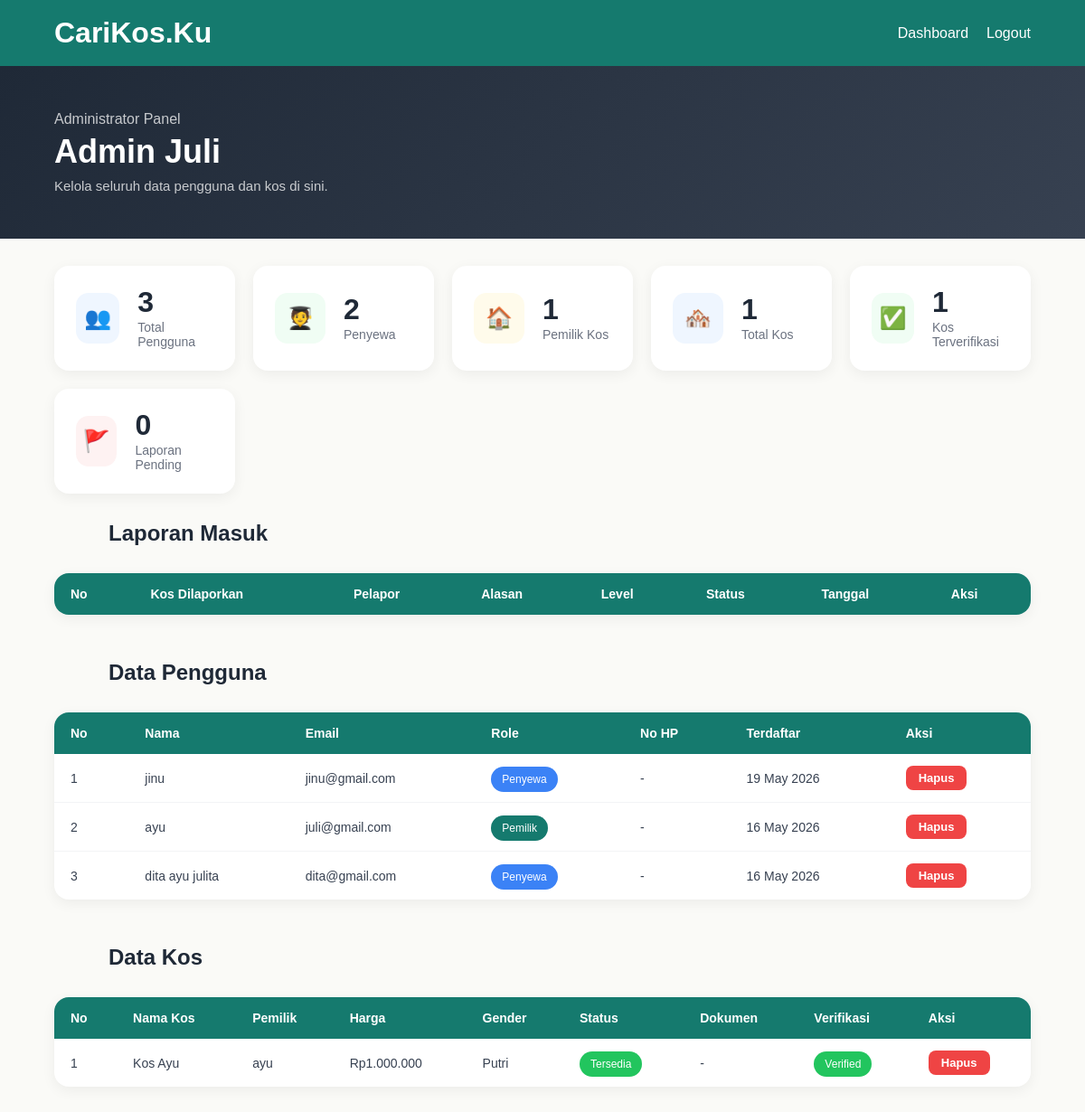
Page /index_admin.php (signed in) on the earlier database version.
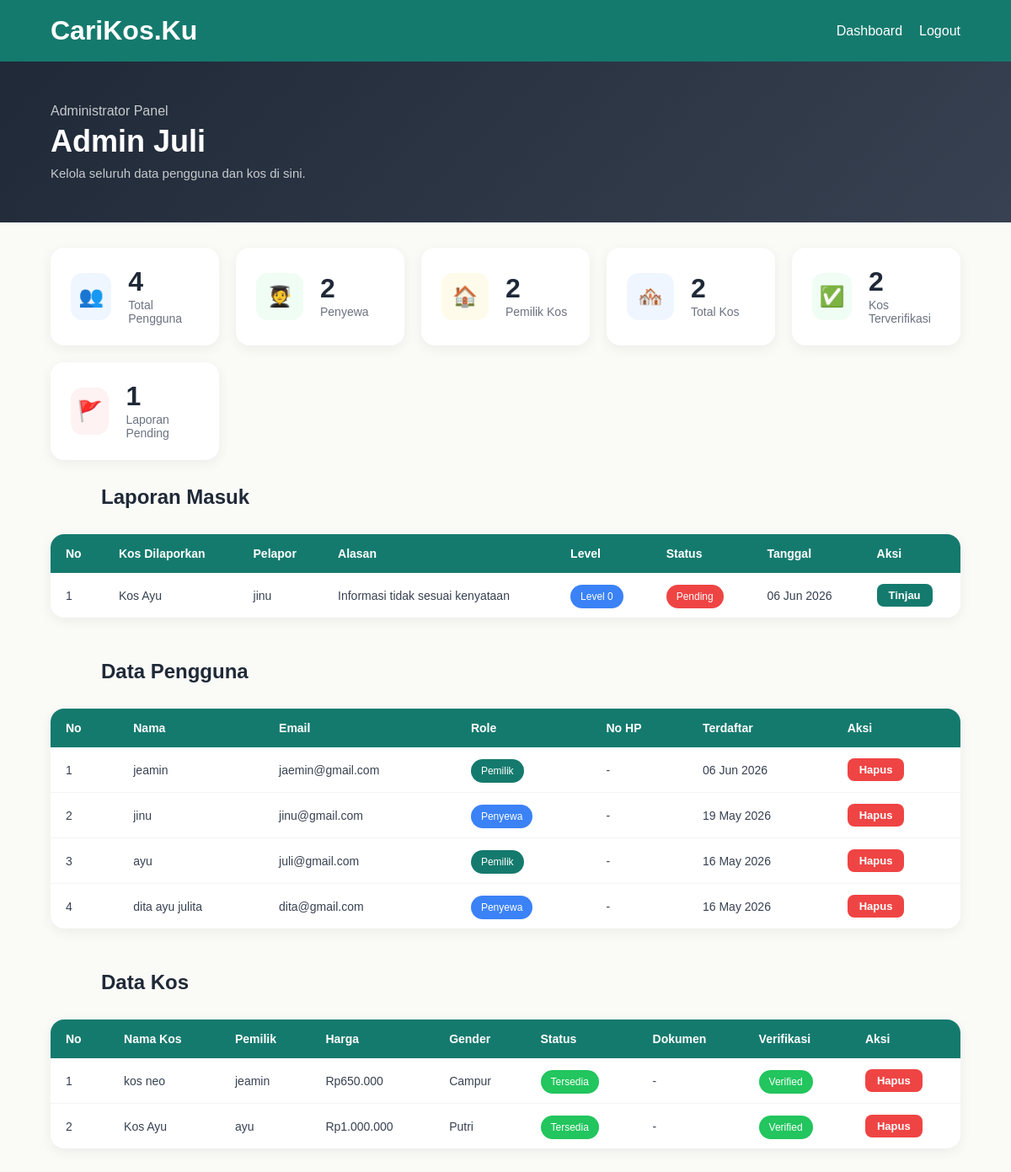
Same page on the later database version.
### tables this page shows
CREATE TABLE `users` (
  `id` int(11) NOT NULL,
  `nama` varchar(100) NOT NULL,
  `email` varchar(100) NOT NULL,
  `password` varchar(255) NOT NULL,
  `role` enum('penyewa','pemilik','admin') NOT NULL,
  `no_hp` varchar(20) DEFAULT NULL,
  `created_at` timestamp NOT NULL DEFAULT current_timestamp()
);

CREATE TABLE `kos` (
  `id` int(11) NOT NULL,
  `user_id` int(11) NOT NULL,
  `nama_kos` varchar(100) NOT NULL,
  `alamat` text NOT NULL,
  `kampus_terdekat` varchar(100) DEFAULT NULL,
  `harga` int(11) NOT NULL,
  `gender` enum('putra','putri','campur') NOT NULL,
  `status` enum('tersedia','hampir_penuh','penuh') DEFAULT 'tersedia',
  `fasilitas` text DEFAULT NULL,
  `jam_malam` varchar(10) DEFAULT NULL,
  `rating` float DEFAULT 0,
  `terverifikasi` tinyint(1) DEFAULT 0,
  `Foto_KTP` varchar(255) DEFAULT NULL,
  `Dokumen_kepemilikan` varchar(255) DEFAULT NULL,
  `created_at` timestamp NOT NULL DEFAULT current_timestamp(),
  `lat` decimal(10,8) DEFAULT NULL,
  `lng` decimal(11,8) DEFAULT NULL
);

CREATE TABLE `reports` (
  `id` int(11) NOT NULL,
  `reporter_id` int(11) NOT NULL,
  `kos_id` int(11) NOT NULL,
  `alasan` varchar(255) NOT NULL,
  `keterangan` text DEFAULT NULL,
  `status` enum('pending','ditinjau','selesai') DEFAULT 'pending',
  `created_at` datetime DEFAULT current_timestamp(),
  `level_peringatan` int(11) DEFAULT 0,
  `tanggapan_admin` text DEFAULT NULL,
  `pembelaan_pemilik` text DEFAULT NULL,
  `foto_pembelaan` varchar(255) DEFAULT NULL
);

### index_admin.php (the view, shortened to what this page needs)
<?php
require "koneksi.php";
$nama             = $_SESSION['nama'];
$total_user       = mysqli_fetch_row(mysqli_query($conn, "SELECT COUNT(*) FROM users WHERE role != 'admin'"))[0];
$total_penyewa    = mysqli_fetch_row(mysqli_query($conn, "SELECT COUNT(*) FROM users WHERE role='penyewa'"))[0];
$total_pemilik    = mysqli_fetch_row(mysqli_query($conn, "SELECT COUNT(*) FROM users WHERE role='pemilik'"))[0];
$total_kos        = mysqli_fetch_row(mysqli_query($conn, "SELECT COUNT(*) FROM kos"))[0];
$total_verified   = mysqli_fetch_row(mysqli_query($conn, "SELECT COUNT(*) FROM kos WHERE terverifikasi=1"))[0];
$total_laporan    = mysqli_fetch_row(mysqli_query($conn, "SELECT COUNT(*) FROM reports WHERE status='pending'"))[0];
$query_users   = mysqli_query($conn, "SELECT * FROM users WHERE role != 'admin' ORDER BY created_at DESC");
$query_kos     = mysqli_query($conn, "SELECT k.*, u.nama AS nama_pemilik FROM kos k JOIN users u ON k.user_id=u.id ORDER BY k.created_at DESC");
$query_laporan = mysqli_query($conn, "SELECT r.*, u.nama AS nama_pelapor, k.nama_kos, k.user_id AS pemilik_id FROM reports r JOIN users u ON r.reporter_id=u.id JOIN kos k ON r.kos_id=k.id ORDER BY r.created_at DESC");
?>
<!DOCTYPE html>
<html lang="id">
<head>
    <link rel="stylesheet" href="style.css">
</head>
<body>
<div class="navbar">
    <h1>CariKos.Ku</h1>
    <div class="menu">
        <a href="index_admin.php">Dashboard</a>
        <a href="logout.php">Logout</a>
    </div>
</div>
<div class="dashboard-hero admin-hero">
    <div class="dashboard-welcome">
        <p class="welcome-label">Administrator Panel</p>
        <h2><?= htmlspecialchars($nama) ?></h2>
        <p class="welcome-sub">Kelola seluruh data pengguna dan kos di sini.</p>
    </div>
</div>
<div class="stats-container">
    <div class="stat-card">
        <div class="stat-icon stat-icon-blue">👥</div>
        <div class="stat-info"><div class="stat-number"><?= $total_user ?></div><div class="stat-label">Total Pengguna</div></div>
    </div>
    <div class="stat-card">
        <div class="stat-icon stat-icon-green">🧑‍🎓</div>
        <div class="stat-info"><div class="stat-number"><?= $total_penyewa ?></div><div class="stat-label">Penyewa</div></div>
    </div>
    <div class="stat-card">
        <div class="stat-icon stat-icon-yellow">🏠</div>
        <div class="stat-info"><div class="stat-number"><?= $total_pemilik ?></div><div class="stat-label">Pemilik Kos</div></div>
    </div>
    <div class="stat-card">
        <div class="stat-icon stat-icon-blue">🏘️</div>
        <div class="stat-info"><div class="stat-number"><?= $total_kos ?></div><div class="stat-label">Total Kos</div></div>
    </div>
    <div class="stat-card">
        <div class="stat-icon stat-icon-green">✅</div>
        <div class="stat-info"><div class="stat-number"><?= $total_verified ?></div><div class="stat-label">Kos Terverifikasi</div></div>
    </div>
    <div class="stat-card">
        <div class="stat-icon stat-icon-red">🚩</div>
        <div class="stat-info"><div class="stat-number"><?= $total_laporan ?></div><div class="stat-label">Laporan Pending</div></div>
    </div>
</div>
<div class="admin-section">
    <h2 class="section-title">Laporan Masuk</h2>
    <div class="table-wrapper">
        <table class="admin-table">
            <thead>
                <tr>
                    <th>No</th>
                    <th>Kos Dilaporkan</th>
                    <th>Pelapor</th>
                    <th>Alasan</th>
                    <th>Level</th>
                    <th>Status</th>
                    <th>Tanggal</th>
                    <th>Aksi</th>
                </tr>
            </thead>
            <tbody>
                <?php $no = 1; while($lap = mysqli_fetch_assoc($query_laporan)): ?>
                <tr>
                    <td><?= $no++ ?></td>
                    <td><?= htmlspecialchars($lap['nama_kos']) ?></td>
                    <td><?= htmlspecialchars($lap['nama_pelapor']) ?></td>
                    <td><?= htmlspecialchars($lap['alasan']) ?></td>
                    <td>
                        <span class="badge <?= $lap['level_peringatan'] == 0 ? 'new' : ($lap['level_peringatan'] == 1 ? 'cheap' : ($lap['level_peringatan'] == 2 ? 'popular' : 'full')) ?>">
                            Level <?= $lap['level_peringatan'] ?>
                        </span>
                    </td>
                    <td>
                        <span class="badge <?= $lap['status'] == 'pending' ? 'full' : ($lap['status'] == 'ditinjau' ? 'cheap' : 'verified') ?>">
                            <?= ucfirst($lap['status']) ?>
                        </span>
                    </td>
                    <td><?= date('d M Y', strtotime($lap['created_at'])) ?></td>
                    <td>
                        <a href="laporan_admin.php?id=<?= $lap['id'] ?>">
                            <button class="table-btn table-btn-green">Tinjau</button>
                        </a>
                    </td>
                </tr>
                <?php endwhile; ?>
            </tbody>
        </table>
    </div>
</div>
<div class="admin-section">
    <h2 class="section-title">Data Pengguna</h2>
    <div class="table-wrapper">
        <table class="admin-table">
            <thead>
                <tr><th>No</th><th>Nama</th><th>Email</th><th>Role</th><th>No HP</th><th>Terdaftar</th><th>Aksi</th></tr>
            </thead>
            <tbody>
                <?php $no = 1; while($user = mysqli_fetch_assoc($query_users)): ?>
                <tr>
                    <td><?= $no++ ?></td>
                    <td><?= htmlspecialchars($user['nama']) ?></td>
                    <td><?= htmlspecialchars($user['email']) ?></td>
                    <td><span class="badge <?= $user['role'] == 'penyewa' ? 'new' : 'popular' ?>"><?= ucfirst($user['role']) ?></span></td>
                    <td><?= $user['no_hp'] ?? '-' ?></td>
                    <td><?= date('d M Y', strtotime($user['created_at'])) ?></td>
                    <td>
                        <a href="hapus_user.php?id=<?= $user['id'] ?>" onclick="return confirm('Yakin hapus user ini?')">
                            <button class="table-btn table-btn-red">Hapus</button>
                        </a>
                    </td>
                </tr>
                <?php endwhile; ?>
            </tbody>
        </table>
    </div>
</div>
<div class="admin-section">
    <h2 class="section-title">Data Kos</h2>
    <div class="table-wrapper">
        <table class="admin-table">
            <thead>
                <tr><th>No</th><th>Nama Kos</th><th>Pemilik</th><th>Harga</th><th>Gender</th><th>Status</th><th>Dokumen</th><th>Verifikasi</th><th>Aksi</th></tr>
            </thead>
            <tbody>
                <?php $no = 1; while($kos = mysqli_fetch_assoc($query_kos)): ?>
                <tr>
                    <td><?= $no++ ?></td>
                    <td><?= htmlspecialchars($kos['nama_kos']) ?></td>
                    <td><?= htmlspecialchars($kos['nama_pemilik']) ?></td>
                    <td>Rp<?= number_format($kos['harga'], 0, ',', '.') ?></td>
                    <td><?= ucfirst($kos['gender']) ?></td>
                    <td>
                        <span class="badge <?= $kos['status'] == 'tersedia' ? 'verified' : ($kos['status'] == 'hampir_penuh' ? 'cheap' : 'full') ?>">
                            <?= ucfirst(str_replace('_', ' ', $kos['status'])) ?>
                        </span>
                    </td>
                    <td>
                        <?php if (!empty($kos['dokumen_kepemilikan'])): ?>
                            <a href="uploads/<?= $kos['dokumen_kepemilikan'] ?>" target="_blank">
                                <button class="table-btn">Lihat Dokumen</button>
                            </a>
                        <?php else: ?>
                            -
                        <?php endif; ?>
                    </td>
                    <td>
                        <?php if($kos['terverifikasi'] == 1): ?>
                            <span class="badge verified">Verified</span>
                        <?php else: ?>
                            <a href="verifikasi_kos.php?id=<?= $kos['id'] ?>">
                                <button class="table-btn table-btn-green">Verifikasi</button>
                            </a>
                        <?php endif; ?>
                    </td>
                    <td>
                        <a href="hapus_kos.php?id=<?= $kos['id'] ?>" onclick="return confirm('Yakin hapus kos ini?')">
                            <button class="table-btn table-btn-red">Hapus</button>
                        </a>
                    </td>
                </tr>
                <?php endwhile; ?>
            </tbody>
        </table>
    </div>
</div>
</body>
</html>

### style.css (style rules this page uses)
* { margin: 0; padding: 0; box-sizing: border-box; font-family: 'Poppins', sans-serif; }
body { background: #FAFAF7; }
.navbar { background: #157A6E; padding: 18px 60px; display: flex; justify-content: space-between; align-items: center; position: sticky; top: 0; z-index: 999; }
.navbar h1 { color: white; font-size: 32px; }
.menu { display: flex; gap: 20px; }
.menu a { color: white; text-decoration: none; font-weight: 500; }
.section-title { margin: 0 60px 30px; color: #1F2937; }
.badge { padding: 7px 12px; border-radius: 999px; color: white; font-size: 12px; font-weight: 500; }
.popular { background: #157A6E; }
.verified { background: #22C55E; }
.new { background: #3B82F6; }
.full { background: #EF4444; }
.dashboard-hero { background: linear-gradient(135deg, #157A6E, #1DA896); padding: 50px 60px; display: flex; justify-content: space-between; align-items: center; }
.dashboard-hero.admin-hero { background: linear-gradient(135deg, #1F2937, #374151); }
.dashboard-welcome .welcome-label { color: rgba(255,255,255,0.75); font-size: 16px; margin-bottom: 6px; }
.dashboard-welcome h2 { color: white; font-size: 36px; font-weight: 700; margin-bottom: 8px; }
.dashboard-welcome .welcome-sub { color: rgba(255,255,255,0.75); font-size: 15px; }
.stats-container { display: grid; grid-template-columns: repeat(auto-fit, minmax(200px, 1fr)); gap: 20px; padding: 30px 60px; }
.stat-card { background: white; border-radius: 16px; padding: 24px; display: flex; align-items: center; gap: 20px; box-shadow: 0 4px 15px rgba(0,0,0,0.06); }
.stat-icon { width: 56px; height: 56px; border-radius: 14px; display: flex; justify-content: center; align-items: center; font-size: 24px; }
.stat-icon-blue { background: #EFF6FF; }
.stat-icon-green { background: #F0FDF4; }
.stat-icon-red { background: #FEF2F2; }
.stat-icon-yellow { background: #FFFBEB; }
.stat-number { font-size: 32px; font-weight: 700; color: #1F2937; line-height: 1; margin-bottom: 4px; }
.stat-label { color: #6B7280; font-size: 14px; }
.admin-section { padding: 0 60px 50px; }
.table-wrapper { background: white; border-radius: 16px; overflow-x: auto; box-shadow: 0 4px 15px rgba(0,0,0,0.06); }
.admin-table { width: 100%; border-collapse: collapse; font-size: 14px; }
.admin-table thead { background: #157A6E; color: white; }
.admin-table thead th { padding: 15px 18px; text-align: left; font-weight: 600; white-space: nowrap; }
.admin-table tbody tr { border-bottom: 1px solid #F3F4F6; transition: background 0.2s; }
.admin-table tbody td { padding: 13px 18px; color: #374151; vertical-align: middle; }
.admin-table tbody tr:last-child { border-bottom: none; }
.table-btn { padding: 6px 14px; font-size: 13px; border: none; border-radius: 8px; cursor: pointer; font-weight: 600; font-family: 'Poppins', sans-serif; }
.table-btn-red { background: #EF4444; color: white; }
.table-btn-green { background: #157A6E; color: white; }

Differences in the rows shown:
added reports: kos.nama_kos "Kos Ayu", reporter.nama "jinu", alasan "Informasi tidak sesuai kenyataan", level_peringatan "0", status "Pending", created_at "06 Jun 2026"
added users: nama "jeamin", email "jaemin@gmail.com", role "Pemilik", no_hp "-", created_at "06 Jun 2026"
added kos: nama_kos "kos neo", user.nama "jeamin", harga "650.000", gender "Campur", status "Tersedia", terverifikasi "Verified"
Other differences:
$total_user: "3" → "4"
$total_pemilik: "1" → "2"
$total_kos: "1" → "2"
$total_verified: "1" → "2"
$total_laporan: "0" → "1"
